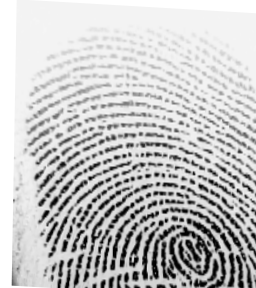
#> input picture image_processing/distorted_db_labeled/affine_warp/affine_warp_fingerprint_20250913_123729.bmp, 256 x 288 px; its folder holds only this picture in this run
$ python unified_pipeline.py --input ../distorted_db_labeled/affine_warp/affine_warp_fingerprint_20250913_123729.bmp --mode normal
#> lines starting #> are read from the running program, lines starting #| are printed output that depends on the picture; after the words box and inside, x2 and y2 are one past the last pixel; in counts of white or black regions, pixels touching at a corner belong together
#> in cli, img is the input picture: shape (288, 256); min 1, max 255, mean 196
### image_processing/utils/normal.py
# normal.py
import os
import cv2
import numpy as np

# IITK utils
from utils.normalization import normalize as iitk_normalize
from utils.segmentation import create_segmented_and_variance_images
from utils.orientation import calculate_angles
from utils.frequency import ridge_freq
from utils.gabor_filter import gabor_filter

# -------------------------
# Distortion type groups
# -------------------------
DIST_TYPES = {
    "geometric": {"translation","translate","scale","stretch","affine_warp","perspective_warp","radial"},
    "elastic":   {"elastic","elastic_warp"},
    "noise":     {"gaussian_noise","speckle_noise","salt_pepper_noise","compression_loss"},
    "occlusion": {"partial_loss","ridge_erosion"},
}

# -------------------------
# Utilities
# -------------------------
def to_gray(img: np.ndarray) -> np.ndarray:
    if img.ndim == 3:
        img = cv2.cvtColor(img, cv2.COLOR_BGR2GRAY)
    return img

def pad_to_square(img: np.ndarray, size: int = 512) -> np.ndarray:
#> called with size = 512
    h, w = img.shape[:2]
#> h = 288; w = 256
    scale = size / max(h, w)
#> scale = 1.78
    new_w, new_h = int(round(w * scale)), int(round(h * scale))
#> new_w = 455; new_h = 512
    resized = cv2.resize(img, (new_w, new_h), interpolation=cv2.INTER_AREA)
    canvas = np.full((size, size), 255, dtype=np.uint8)
    x0 = (size - new_w) // 2
#> x0 = 28
    y0 = (size - new_h) // 2
#> y0 = 0
    canvas[y0:y0+new_h, x0:x0+new_w] = resized
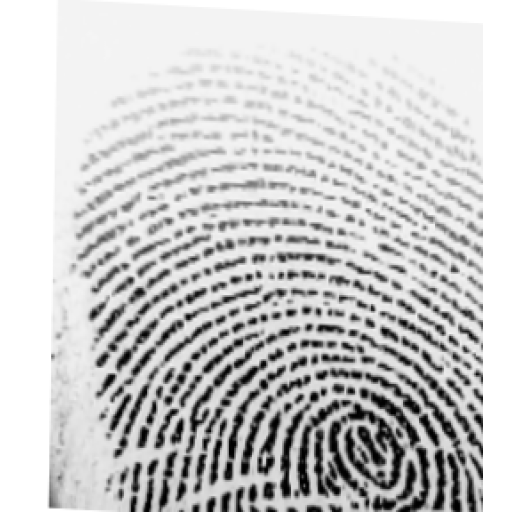
#> canvas: shape (512, 512); min 1, max 255, mean 202.5
    return canvas

# -------------------------
# Distortion restoration
# -------------------------
def correct_geometric(img): return pad_to_square(to_gray(img), 512)
def correct_elastic_warp(img): return pad_to_square(to_gray(img), 512)
def correct_occlusion(img): return pad_to_square(to_gray(img), 512)

# [5 lines left out: function correct_blur_or_noise, not called in this run]

def route_and_restore(img, distortion_type: str):
    dt = (distortion_type or "unknown").lower()
    if dt in DIST_TYPES["geometric"]: return correct_geometric(img)
    if dt in DIST_TYPES["elastic"]:   return correct_elastic_warp(img)
    if dt in DIST_TYPES["noise"]:     return correct_blur_or_noise(img)
    if dt in DIST_TYPES["occlusion"]: return correct_occlusion(img)
    print(f"[WARN] Unknown distortion type '{dt}' → fallback.")
    return correct_geometric(img)

# -------------------------
# IITK-style enhancement
# -------------------------
def iitk_pipeline(img: np.ndarray, block_size: int = 16):
    gray = to_gray(img)

    normalized = iitk_normalize(gray.copy(), 100.0, 100.0)
    segmented, normim, mask = create_segmented_and_variance_images(normalized, block_size, 0.2)
    angles = calculate_angles(normalized, W=block_size, smoth=False)
    freq = ridge_freq(normim, mask, angles, block_size,
                      kernel_size=5, minWaveLength=5, maxWaveLength=15)

    gabor_img = gabor_filter(normim, angles, freq)
    gabor_img = np.nan_to_num(gabor_img)
    gabor_img = cv2.normalize(gabor_img, None, 0, 255, cv2.NORM_MINMAX).astype(np.uint8)

    return {"skeleton": gabor_img}

# -------------------------
# Full pipeline
# -------------------------
# [4 lines left out: function full_pipeline, not called in this run]

# -------------------------
# CLI
# -------------------------
# [22 lines that do not run on import are left out]

### image_processing/utils/utils/normalization.py
"""
Normalization is used to standardize the intensity values in an image by adjusting the range of
gray level values so that they extend in a desired range of values and improve the contrast of the
image. The main goal of normalization is to reduce the variance of the gray level value along the
ridges to facilitate subsequent processing steps
"""
from math import sqrt
import numpy as np


def normalize_pixel(x, v0, v, m, m0):
    """
    From Handbook of Fingerprint Recognition pg 133
    Normalize job used by Hong, Wan and Jain(1998)
    similar to https://pdfs.semanticscholar.org/6e86/1d0b58bdf7e2e2bb0ecbf274cee6974fe13f.pdf equation 21
    :param x: pixel value
    :param v0: desired variance
    :param v: global image variance
    :param m: global image mean
    :param m0: desired mean
    :return: normilized pixel
    """
    dev_coeff = sqrt((v0 * ((x - m)**2)) / v)
    return m0 + dev_coeff if x > m else m0 - dev_coeff

def normalize(im, m0, v0):
#> called with m0 = 100, v0 = 100
    m = np.mean(im)
#> m = 202.5
    v = np.std(im) ** 2
#> v = 3945.2
    (y, x) = im.shape
#> y = 512; x = 512
    normilize_image = im.copy()
    for i in range(x):
        for j in range(y):
            normilize_image[j, i] = normalize_pixel(im[j, i], v0, v, m, m0)
#> this loop made 512 passes
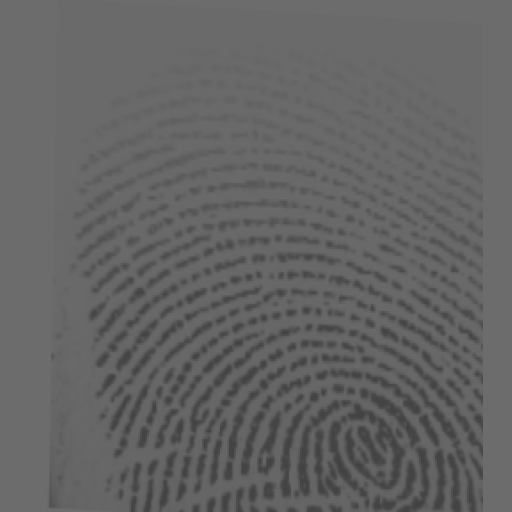
#> normilize_image: shape (512, 512); min 67, max 108, mean 99.5

    return normilize_image

### image_processing/utils/utils/segmentation.py
"""
In order to eliminate the edges of the image and areas that are too noisy, segmentation is
necessary. It is based on the calculation of the variance of gray levels. For this purpose, the image
is divided into sub-blocks of (W × W) size’s and for each block the variance.
Then, the root of the variance of each block is compared with a threshold T, if the value obtained
is lower than the threshold, then the corresponding block is considered as the background of the
image and will be excluded by the subsequent processing.

The selected threshold value is T = 0.2 and the selected block size is W = 16

This step makes it possible to reduce the size of the useful part of the image and subsequently to
optimize the extraction phase of the biometric data.
"""
import numpy as np
import cv2 as cv


def normalise(img):
    return (img - np.mean(img))/(np.std(img))


def create_segmented_and_variance_images(im, w, threshold=.2):
    """
    Returns mask identifying the ROI. Calculates the standard deviation in each image block and threshold the ROI
    It also normalises the intesity values of
    the image so that the ridge regions have zero mean, unit standard
    deviation.
    :param im: Image
    :param w: size of the block
    :param threshold: std threshold
    :return: segmented_image
    """
#> called with w = 16, threshold = 0.2
    (y, x) = im.shape
    threshold = np.std(im)*threshold

    image_variance = np.zeros(im.shape)
    segmented_image = im.copy()
    mask = np.ones_like(im)

    for i in range(0, x, w):
        for j in range(0, y, w):
            box = [i, j, min(i + w, x), min(j + w, y)]
            block_stddev = np.std(im[box[1]:box[3], box[0]:box[2]])
            image_variance[box[1]:box[3], box[0]:box[2]] = block_stddev
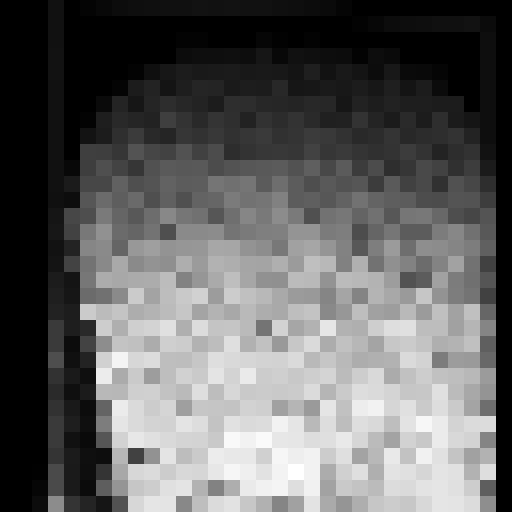
#> image_variance: shape (512, 512) float64; min 0, max 13.67, mean 5.24; drawn with min black and max white

    # apply threshold
    mask[image_variance < threshold] = 0

    # smooth mask with a open/close morphological filter
    kernel = cv.getStructuringElement(cv.MORPH_ELLIPSE,(w*2, w*2))
    mask = cv.morphologyEx(mask, cv.MORPH_OPEN, kernel)
    mask = cv.morphologyEx(mask, cv.MORPH_CLOSE, kernel)

    # normalize segmented image
    segmented_image *= mask
    im = normalise(im)
    mean_val = np.mean(im[mask==0])
    std_val = np.std(im[mask==0])
    norm_img = (im - mean_val)/(std_val)
#> in iitk_pipeline, `segmented, normim, mask = create_segmented_and_variance_images(normali..`:
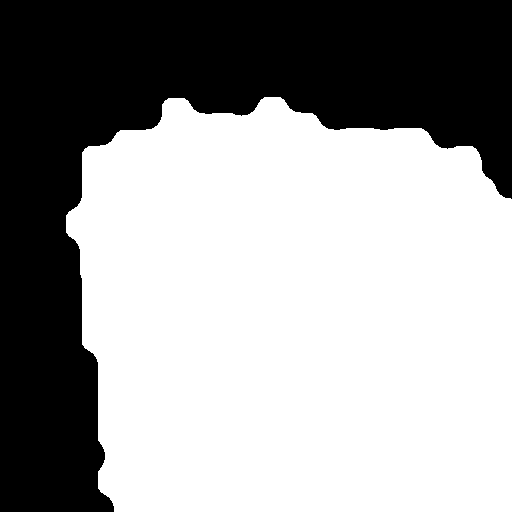
#> mask: shape (512, 512); values 0 (black) and 1 (white), 62% white; 1 black region, box (x1, y1, x2, y2) and area: (0, 0, 512, 512) 99611

    return segmented_image, norm_img, mask

### image_processing/utils/utils/orientation.py
import math
import numpy as np
import cv2 as cv


def calculate_angles(im, W, smoth=False):
    """
    anisotropy orientation estimate, based on equations 5 from:
    https://pdfs.semanticscholar.org/6e86/1d0b58bdf7e2e2bb0ecbf274cee6974fe13f.pdf
    :param im:
    :param W: int width of the ridge
    :return: array
    """
#> called with W = 16, smoth = False
    j1 = lambda x, y: 2 * x * y
    j2 = lambda x, y: x ** 2 - y ** 2
    j3 = lambda x, y: x ** 2 + y ** 2

    (y, x) = im.shape

    sobelOperator = [[-1, 0, 1], [-2, 0, 2], [-1, 0, 1]]
    ySobel = np.array(sobelOperator).astype(np.int_)
    xSobel = np.transpose(ySobel).astype(np.int_)

    result = [[] for i in range(1, y, W)]

    Gx_ = cv.filter2D(im/125,-1, ySobel)*125
    Gy_ = cv.filter2D(im/125,-1, xSobel)*125

    for j in range(1, y, W):
        for i in range(1, x, W):
            nominator = 0
            denominator = 0
            for l in range(j, min(j + W, y - 1)):
                for k in range(i, min(i + W , x - 1)):
                    Gx = round(Gx_[l, k])  # horizontal gradients at l, k
                    Gy = round(Gy_[l, k])  # vertial gradients at l, k
                    nominator += j1(Gx, Gy)
                    denominator += j2(Gx, Gy)

            # nominator = round(np.sum(Gy_[j:min(j + W, y - 1), i:min(i + W , x - 1)]))
            # denominator = round(np.sum(Gx_[j:min(j + W, y - 1), i:min(i + W , x - 1)]))
            if nominator or denominator:
                angle = (math.pi + math.atan2(nominator, denominator)) / 2
                orientation = np.pi/2 + math.atan2(nominator,denominator)/2
                result[int((j-1) // W)].append(angle)
            else:
                result[int((j-1) // W)].append(0)

            # segment image
            # focus_img = im[j:min(j + W, y - 1), i:min(i + W , x - 1)]
            # segmentator = -1 if segmentator/W*W < np.max(focus_img)*

    result = np.array(result)

    if smoth:
        result = smooth_angles(result)

    return result


def gauss(x, y):
    ssigma = 1.0
    return (1 / (2 * math.pi * ssigma)) * math.exp(-(x * x + y * y) / (2 * ssigma))


# [56 lines left out: functions kernel_from_function, smooth_angles, get_line_ends, visualize_angles, not called in this run]

### image_processing/utils/utils/frequency.py
import numpy as np
import math
import scipy.ndimage


def frequest(im, orientim, kernel_size, minWaveLength, maxWaveLength):
    """
    Based on https://pdfs.semanticscholar.org/ca0d/a7c552877e30e1c5d87dfcfb8b5972b0acd9.pdf pg.14
    Function to estimate the fingerprint ridge frequency within a small block
    of a fingerprint image.
    An image block the same size as im with all values set to the estimated ridge spatial frequency.  If a
    ridge frequency cannot be found, or cannot be found within the limits set by min and max Wavlength freqim is set to zeros.
    """
    rows, cols = np.shape(im)

    # Find mean orientation within the block. This is done by averaging the
    # sines and cosines of the doubled angles before reconstructing the angle again.
    cosorient = np.cos(2*orientim) # np.mean(np.cos(2*orientim))
    sinorient = np.sin(2*orientim) # np.mean(np.sin(2*orientim))
    block_orient = math.atan2(sinorient,cosorient)/2

    # Rotate the image block so that the ridges are vertical
    rotim = scipy.ndimage.rotate(im,block_orient/np.pi*180 + 90,axes=(1,0),reshape = False,order = 3,mode = 'nearest')

    # Now crop the image so that the rotated image does not contain any invalid regions.
    cropsze = int(np.fix(rows/np.sqrt(2)))
    offset = int(np.fix((rows-cropsze)/2))
    rotim = rotim[offset:offset+cropsze][:,offset:offset+cropsze]

    # Sum down the columns to get a projection of the grey values down the ridges.
    ridge_sum = np.sum(rotim, axis = 0)
    dilation = scipy.ndimage.grey_dilation(ridge_sum, kernel_size, structure=np.ones(kernel_size))
    ridge_noise = np.abs(dilation - ridge_sum); peak_thresh = 2;
    maxpts = (ridge_noise < peak_thresh) & (ridge_sum > np.mean(ridge_sum))
    maxind = np.where(maxpts)
    _, no_of_peaks = np.shape(maxind)

    # Determine the spatial frequency of the ridges by dividing the
    # distance between the 1st and last peaks by the (No of peaks-1). If no
    # peaks are detected, or the wavelength is outside the allowed bounds, the frequency image is set to 0
    if(no_of_peaks<2):
        freq_block = np.zeros(im.shape)
    else:
        waveLength = (maxind[0][-1] - maxind[0][0])/(no_of_peaks - 1)
        if waveLength>=minWaveLength and waveLength<=maxWaveLength:
            freq_block = 1/np.double(waveLength) * np.ones(im.shape)
        else:
            freq_block = np.zeros(im.shape)
    return(freq_block)


def ridge_freq(im, mask, orient, block_size, kernel_size, minWaveLength, maxWaveLength):
    # Function to estimate the fingerprint ridge frequency across a
    # fingerprint image.
#> called with block_size = 16, kernel_size = 5, minWaveLength = 5, maxWaveLength = 15
    rows,cols = im.shape
    freq = np.zeros((rows,cols))

    for row in range(0, rows - block_size, block_size):
        for col in range(0, cols - block_size, block_size):
            image_block = im[row:row + block_size][:, col:col + block_size]
            angle_block = orient[row // block_size][col // block_size]
            if angle_block:
                freq[row:row + block_size][:, col:col + block_size] = frequest(image_block, angle_block, kernel_size,
                                                                               minWaveLength, maxWaveLength)
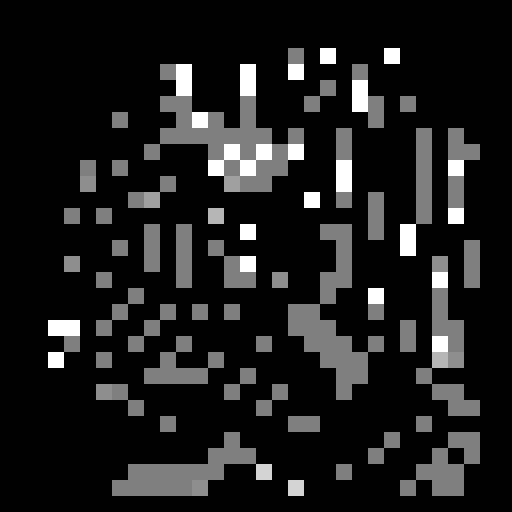
#> freq: shape (512, 512) float64; min 0, max 0.2, mean 0.0233; drawn with min black and max white

    freq = freq*mask
    freq_1d = np.reshape(freq,(1,rows*cols))
    ind = np.where(freq_1d>0)
    ind = np.array(ind)
    ind = ind[1,:]
    non_zero_elems_in_freq = freq_1d[0][ind]
    medianfreq = np.median(non_zero_elems_in_freq) * mask

    return medianfreq

### image_processing/utils/utils/gabor_filter.py
"""
The principle of gabor filtering is to modify the value of the pixels of an image, generally in order to
improve its appearance. In practice, it is a matter of creating a new image using the pixel values
of the original image, in order to select in the Fourier domain the set of frequencies that make up
the region to be detected. The filter used is the Gabor filter with even symmetry and oriented at 0 degrees.

The resulting image will be the spatial convolution of the original (normalized) image and one of
the base filters in the direction and local frequency from the two directional and frequency maps
https://airccj.org/CSCP/vol7/csit76809.pdf pg.91
"""

import numpy as np
import scipy
def gabor_filter(im, orient, freq, kx=0.65, ky=0.65):
    """
    Gabor filter is a linear filter used for edge detection. Gabor filter can be viewed as a sinusoidal plane of
    particular frequency and orientation, modulated by a Gaussian envelope.
    :param im:
    :param orient:
    :param freq:
    :param kx:
    :param ky:
    :return:
    """
#> called with kx = 0.65, ky = 0.65
    angleInc = 3
    im = np.double(im)
    rows, cols = im.shape
    return_img = np.zeros((rows,cols))

    # Round the array of frequencies to the nearest 0.01 to reduce the
    # number of distinct frequencies we have to deal with.
    # Flatten and sanitize frequency map
    freq_1d = freq.flatten()
    if not np.all(np.isfinite(freq_1d)):
        freq_1d = freq_1d[np.isfinite(freq_1d)]
    frequency_ind = np.array(np.where(freq_1d>0))
    non_zero_elems_in_freq = freq_1d[frequency_ind]
    non_zero_elems_in_freq = np.double(np.round((non_zero_elems_in_freq*100)))/100
    unfreq = np.unique(non_zero_elems_in_freq)

    # Fallback: if no valid frequencies, return a simple binarization
    if unfreq.size == 0:
        # Use mean threshold to create a binary image compatible with downstream steps
        thresh = np.nanmean(im) if np.isfinite(im).any() else 0.0
        gabor_img = (im > thresh).astype(np.uint8) * 255
        return gabor_img

    # Generate filters corresponding to these distinct frequencies and
    # orientations in 'angleInc' increments.
    sigma_x = 1/unfreq*kx
    sigma_y = 1/unfreq*ky
    block_size = np.round(3*np.max([sigma_x,sigma_y]))
    block_size = int(block_size)
    if block_size < 1:
        block_size = 1
    array = np.linspace(-block_size,block_size,(2*block_size + 1))
    x, y = np.meshgrid(array, array)

    # gabor filter equation
    reffilter = np.exp(-(((np.power(x,2))/(sigma_x*sigma_x) + (np.power(y,2))/(sigma_y*sigma_y)))) * np.cos(2*np.pi*unfreq[0]*x)
    filt_rows, filt_cols = reffilter.shape
    gabor_filter = np.array(np.zeros((180//angleInc, filt_rows, filt_cols)))

    # Generate rotated versions of the filter.
    for degree in range(0,180//angleInc):
        rot_filt = scipy.ndimage.rotate(reffilter,-(degree*angleInc + 90),reshape = False)
        gabor_filter[degree] = rot_filt

    # Convert orientation matrix values from radians to an index value that corresponds to round(degrees/angleInc)
    maxorientindex = np.round(180/angleInc)
    orientindex = np.round(orient/np.pi*180/angleInc)
    for i in range(0,rows//16):
        for j in range(0,cols//16):
            if(orientindex[i][j] < 1):
                orientindex[i][j] = orientindex[i][j] + maxorientindex
            if(orientindex[i][j] > maxorientindex):
                orientindex[i][j] = orientindex[i][j] - maxorientindex

    # Find indices of matrix points greater than maxsze from the image boundary
    block_size = int(block_size)
    valid_row, valid_col = np.where(freq>0)
    finalind = \
        np.where((valid_row>block_size) & (valid_row<rows - block_size) & (valid_col>block_size) & (valid_col<cols - block_size))

    for k in range(0, np.shape(finalind)[1]):
        r = valid_row[finalind[0][k]]; c = valid_col[finalind[0][k]]
        img_block = im[r-block_size:r+block_size + 1][:,c-block_size:c+block_size + 1]
        return_img[r][c] = np.sum(img_block * gabor_filter[int(orientindex[r//16][c//16]) - 1])
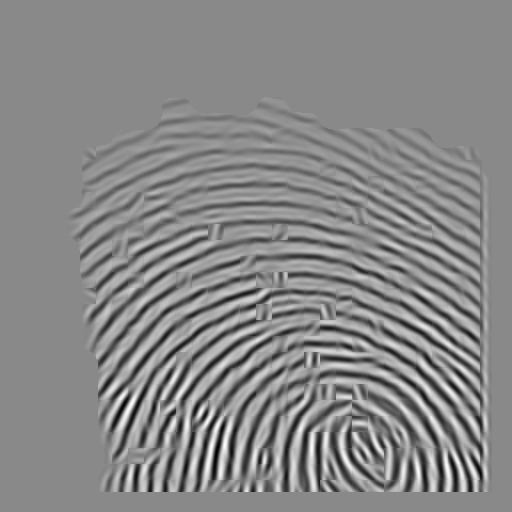
#> return_img: shape (512, 512) float64; min -408.1, max 346.8, mean -4.9; drawn with min black and max white

    gabor_img = 255 - np.array((return_img < 0)*255).astype(np.uint8)
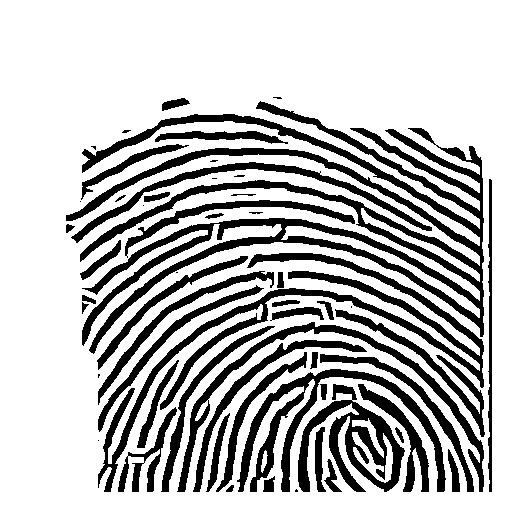
#> gabor_img: shape (512, 512); 73.8% white; 57 black regions (13 under 20 px), largest, box (x1, y1, x2, y2) and area: (66, 101, 484, 354) 21704, (98, 253, 484, 492) 8265, (237, 369, 446, 492) 4631

    return gabor_img

### image_processing/utils/unified_pipeline.py
import os
import cv2
import numpy as np

# Optional PIL for saving PNGs with DPI; fallback to cv2 if unavailable
try:
    from PIL import Image as _PILImage  # type: ignore
    _HAS_PIL = True
except Exception:
    _HAS_PIL = False


def _save_image(path: str, arr: np.ndarray, dpi=(500, 500)) -> None:
    """Save image; use PIL for PNG with DPI when available, else cv2.imwrite."""
    ext = os.path.splitext(path)[1].lower()
    if _HAS_PIL and ext in {".png", ".tif", ".tiff"}:
        _PILImage.fromarray(arr).save(path, dpi=dpi)
    else:
        cv2.imwrite(path, arr)


def run_pipeline(img: np.ndarray, mode: str = "normal", distortion_type: str | None = None,
                 block_size: int = 16, do_augments: bool = False):
    """
    Unified fingerprint processing pipeline.

    - mode="normal": uses geometric/noise routing + IITK enhancement (normal.py)
      - uses `distortion_type` to route pre-restoration.
    - mode="phone":  uses phone-capture preprocessing + IITK enhancement (normal_phone.py)

    Returns a dict of intermediate outputs. Keys depend on selected mode.
    """

    mode_lc = (mode or "").strip().lower()
    if mode_lc not in {"normal", "phone"}:
        raise ValueError("mode must be 'normal' or 'phone'")

    if mode_lc == "normal":
        # Defer import to avoid pulling phone-only deps
        from normal import route_and_restore, iitk_pipeline  # type: ignore

        restored = route_and_restore(img, distortion_type or "unknown")
        enhanced = iitk_pipeline(restored, block_size=block_size)
        outputs = {"restored": restored, **enhanced}
        return outputs

    else:  # mode == "phone"
        # Import phone pipeline only when required (brings in PIL/skimage)
        from normal_phone import phone_pipeline, generate_rotations_and_flips  # type: ignore

        outputs = phone_pipeline(img, block_size=block_size)
        if do_augments and "skeleton" in outputs:
            outputs.update(generate_rotations_and_flips(outputs["skeleton"]))
        return outputs


def cli():
    import argparse

    ap = argparse.ArgumentParser(description="Unified pipeline for normal or phone captures")
    ap.add_argument("--input", required=True, help="Path to fingerprint image")
    ap.add_argument("--mode", choices=["normal", "phone"], required=True,
                    help="Select processing mode")
    ap.add_argument("--type", default=None,
                    help="Distortion type label (used only in normal mode)")
    ap.add_argument("--outdir", default="out_results", help="Output directory")
    ap.add_argument("--block-size", type=int, default=16, help="Block size for IITK stages")
    ap.add_argument("--augments", action="store_true",
                    help="In phone mode, also save rotations and flips of skeleton")
    args = ap.parse_args()

    os.makedirs(args.outdir, exist_ok=True)
    img = cv2.imread(args.input, cv2.IMREAD_UNCHANGED)
    if img is None:
        raise FileNotFoundError(f"Could not read {args.input}")

    outputs = run_pipeline(img, mode=args.mode, distortion_type=args.type,
                           block_size=args.block_size, do_augments=args.augments)

    stem = os.path.splitext(os.path.basename(args.input))[0]
    for key, arr in outputs.items():
        if not isinstance(arr, np.ndarray):
            continue
        out_path = os.path.join(args.outdir, f"{stem}_{args.mode}_{key}.png")
        _save_image(out_path, arr)
#> this loop made 2 passes
#> key on passes 1 to 2: 'restored', 'skeleton'

    print(f"[OK] {args.mode} results saved to {os.path.abspath(args.outdir)}")
#| [OK] normal results saved to image_processing/utils/out_results


if __name__ == "__main__":
    cli()
